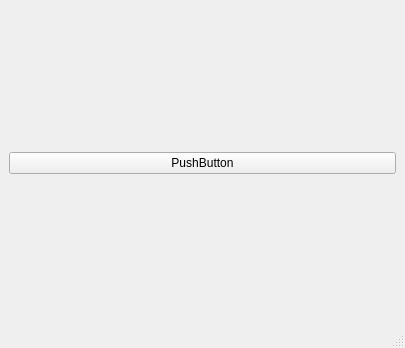
<?xml version="1.0" encoding="UTF-8"?>
<ui version="4.0">
 <class>MainWindow</class>
 <widget class="QMainWindow" name="MainWindow">
  <property name="geometry">
   <rect>
    <x>0</x>
    <y>0</y>
    <width>405</width>
    <height>348</height>
   </rect>
  </property>
  <property name="windowTitle">
   <string>MainWindow</string>
  </property>
  <widget class="QWidget" name="centralwidget">
   <layout class="QGridLayout" name="gridLayout">
    <item row="0" column="0">
     <layout class="QVBoxLayout" name="verticalLayout">
      <item>
       <widget class="QPushButton" name="pushButton">
        <property name="text">
         <string>PushButton</string>
        </property>
       </widget>
      </item>
     </layout>
    </item>
   </layout>
  </widget>
  <widget class="QMenuBar" name="menubar">
   <property name="geometry">
    <rect>
     <x>0</x>
     <y>0</y>
     <width>405</width>
     <height>22</height>
    </rect>
   </property>
  </widget>
  <widget class="QStatusBar" name="statusbar"/>
 </widget>
 <resources/>
 <connections/>
</ui>
